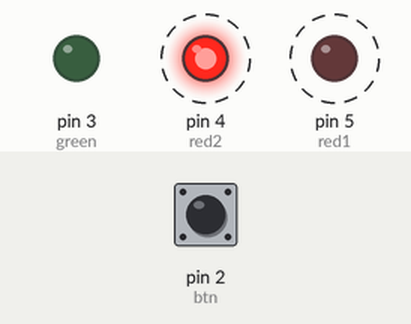
Simulated run of this sketch. Board: Arduino Uno, built with avr-gcc and run on an emulated ATmega328P. Shown: output pins drawn as LEDs (lit = HIGH). Dashed ring = blinking. The inputs (shaded band) are chosen by the test bench; at power-on: pin 2 (btn) HIGH.

Above: at 2.8 s.
2.9 s: pin 2 (btn) pulled LOW for 1.2 s
At 3.8 s:
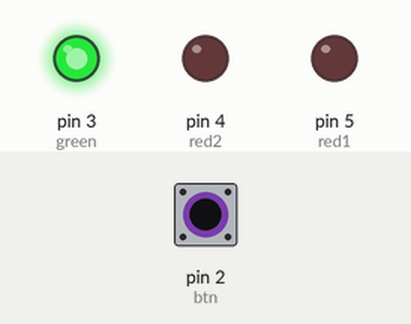
6.4 s: pin 2 (btn) pulled LOW for 3.2 s
At 10.0 s:
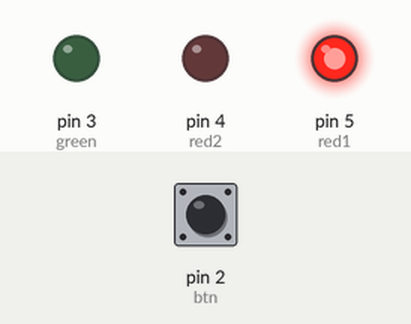
Timing chart, 0 to 17.1 s (numbered marks = the images above; inputs shaded):
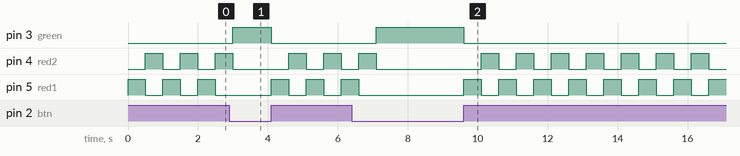

The sketch:

spaceship_interface.ino
```cpp
int switchState = 0;
int delayTime = 500;
int green = 3;
int red1 = 5;
int red2 = 4;
int btn = 2;

void setup() {
  // put your setup code here, to run once:
  pinMode(green, OUTPUT);
  pinMode(red2, OUTPUT);
  pinMode(red1, OUTPUT);
  pinMode(btn, INPUT);
}

void loop() {
  // put your main code here, to run repeatedly:
  switchState = digitalRead(btn);

  if (switchState == LOW) {
    digitalWrite(green, HIGH);
    digitalWrite(red2, LOW);
    digitalWrite(red1, LOW);
  } else {
      digitalWrite(green, LOW);
      digitalWrite(red2, LOW);
      digitalWrite(red1, HIGH);
      delay(delayTime);
      digitalWrite(red2, HIGH);
      digitalWrite(red1, LOW);
      delay(delayTime);
  }
}
```

Measured:
- after the input at 2.9 s, pin 3 (green): LOW → HIGH after 0.10 s, → LOW 1.1 s later
- after the input at 6.4 s, pin 3 (green): LOW → HIGH after 0.70 s, → LOW 2.5 s later
- by itself, pin 5 (red1): repeats every 1.0 s: HIGH 0.50 s, LOW 0.50 s
